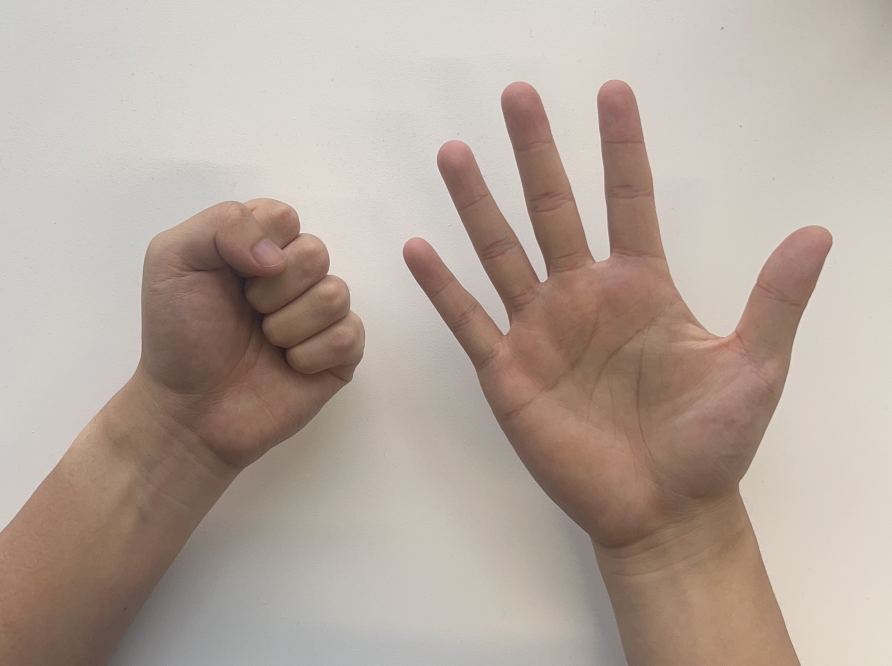
#> input picture data/rock_paper.png, 2675 x 1997 px (shown at 1/3 size)
$ python test_script_3.py
#> lines starting #> are read from the running program, lines starting #| are printed output that depends on the picture; after the words box and inside, x2 and y2 are one past the last pixel; in counts of white or black regions, pixels touching at a corner belong together
### pipeline.py
"""
pipeline.py — 传统 CV 猜拳识别核心流水线（Step 0 脚手架）

只用 OpenCV + NumPy。禁止任何机器学习 / 预训练模型 / cv2.convexityDefects。
本文件目前只有常量区 + 8 个空函数骨架，尚未实现任何算法逻辑。

Pipeline order:
    skin_mask -> split_hands -> palm_center -> crop_forearm
    -> count_fingers -> classify -> judge -> draw
"""

import cv2
import numpy as np


# =============================================================================
# CONSTANTS — 所有可调参数集中在这里（占位值，后续各阶段再调）
# All tunable parameters live here. Change values ONLY in this block.
# =============================================================================

# --- Skin segmentation (YCrCb thresholding) -------------------------------
# Lower / upper bounds for the Cr and Cb channels used to threshold skin.
# (Y luma is left wide open; skin clusters tightly in Cr/Cb regardless of
# brightness.) TUNE PER REAL CAPTURE: a window too wide leaks background,
# too narrow drops parts of the hand.
# NOTE: tightened from the textbook 133-173 / 77-127 box after testing on
# data/paper.png, whose warm cream wall sits near skin in chroma (wall Cr~135
# Cb~116, palm Cr~153 Cb~111). Skin here reads as HIGHER Cr + LOWER Cb than
# the wall, so we raise CR_MIN and lower CB_MAX to reject it. On a background
# that clear
# ly differs from skin, these can be loosened back toward defaults.
CR_MIN = 138      # lower bound of Cr channel (raise -> stricter/redder)
CR_MAX = 173          # upper bound of Cr channel (lower -> stricter)
CB_MIN = 77      # lower bound of Cb channel (raise -> stricter)
CB_MAX = 130          # upper bound of Cb channel (lower -> stricter/less blue)

# --- Morphology (clean up the raw skin mask) ------------------------------
# Close = fill small holes inside the hand; Open = remove small speckle noise.
# Bigger kernel = stronger effect (fills/removes larger regions) but blurs
# the silhouette; too big can merge fingers or eat thin finger tips.
MORPH_CLOSE_KSIZE = 45   # kernel size for morphological closing (odd number)
# NOTE: raised from 7 to close a shadow hole in the fist's palm (~7500px,
# CR_MIN=138 pushes that dark crease just below the skin threshold). Swept
# 15/21/31/41/45/51/75/99 on data/rock_paper.png: the hole only fully closes
# (0px left) at ksize>=45. Checked the paper hand's 4 inter-finger valleys at
# every step -- none merge even at 99 (areas shrink ~5-15% at the edges, but
# stay separate), so 45 is safe headroom, not a knife's-edge value.
MORPH_OPEN_KSIZE = 5    # kernel size for morphological opening (odd number)

# --- Hand region area filter (in pixels) ----------------------------------
# split_hands() keeps only connected components whose pixel area is in
# [HAND_AREA_MIN, HAND_AREA_MAX]; smaller = noise, larger = background bleed.
# TUNE PER REAL CAPTURE -- these are ABSOLUTE pixel counts, so they scale with
# resolution. Values below are sized for the high-res debug photos in data/
# (~2.5-2.9 M px total, where one hand is ~0.6-1.0 M px). A 640x480 webcam
# frame is ~10x smaller, so lower BOTH by roughly that factor for live use.
HAND_AREA_MIN = 50000     # ignore blobs smaller than this (noise / desk strips)
HAND_AREA_MAX = 1300000   # ignore blobs larger than this (background bleed)

# --- Palm center search band (fist-vs-forearm fix) ------------------------
# palm_center() picks the deepest interior point via distance transform. For an
# OPEN hand the palm is the widest interior region, so the transform peaks there.
# But a closed FIST is nearly as thick as the forearm below it, so the global
# maximum can slide DOWN onto the wrist and mislocate the palm (which then breaks
# crop_forearm). Fix with the frontal-hand assumption (fingers/fist UP, forearm
# DOWN): only search inside a horizontal band that starts at the hand's TOPMOST
# white pixel and runs down this many times the hand's bounding-box WIDTH.
# Because it scales with hand width, the band self-adjusts: an OPEN hand (spread
# fingers -> wider bbox) gets a deeper band to reach its lower palm, a FIST
# (narrow bbox) gets a shallow band that stops before the forearm widens.
# 0.7 is a fairly tight window on the test images: RAISE it and a fist's center
# can drop onto the wrist; LOWER it and an open hand's center rides up toward the
# finger bases. Retune if hands sit very differently in the frame.
TOP_SEARCH_SCALE = 0.78

# Palm center = the CENTROID of the deepest region (every in-band pixel whose
# distance transform is >= this fraction of the in-band maximum), NOT the single
# brightest pixel. Averaging the high-value plateau makes the center robust to a
# sharp secondary distance-transform spike at a finger base, which otherwise
# yanks the argmax onto a knuckle (the scissors mis-localization). Lower = wider
# plateau (steadier but can drift toward a neighbouring blob); higher = tighter
# (closer to the raw argmax).
CENTROID_FRAC = 0.7

# --- Forearm cropping -----------------------------------------------------
# Frontal hand assumption: fingers point up, wrist/forearm points down. Any
# hand pixel more than this many palm-radii BELOW the palm center is treated
# as forearm and blacked out. Larger = keep more (safer for the palm heel),
# smaller = cut more aggressively (risk clipping the palm).
CUT_BELOW_SCALE = 1.2

# --- Finger counting: concentric ring sampling ----------------------------
# count_fingers() samples concentric rings at these multiples of the palm
# inscribed-circle radius. Each scale > 1.0 pushes the ring OUTWARD past the
# palm so it crosses the extended fingers. We sample SEVERAL rings and take the
# MODE of their per-ring finger counts, so a single badly-placed ring can't
# decide the result: too small (< ~1.2) and it still sits inside the palm;
# too big (> ~2.3) and it can shoot past short fingertips. Add/shift scales if
# fingers of very different lengths get missed.
RING_RADIUS_COEFFS = [1.7, 1.9, 2.1, 2.3, 2.5]

# Number of points sampled evenly around EACH ring (360 = one per ~1 degree).
# More points = finer angular resolution (less chance of skipping a thin finger
# or a narrow gap between fingers) but a little slower. The sampled 0/1 sequence
# is treated as CIRCULAR: index 359 wraps back to index 0.
RING_NUM_SAMPLES = 360

# Finger-width gate (in DEGREES of arc). Every extended finger crosses a ring as
# one contiguous skin arc, but so do non-fingers: sampling noise makes tiny
# arcs, and a closed FIST (or the palm heel) makes WIDE arcs because the ring
# runs along its rounded edge for a long angular span. A real finger is a thin
# protrusion, so its arc width is bounded. We therefore only count an arc as a
# finger when its angular width is within [MIN, MAX]. Measured on the test set:
# finger arcs span ~9-35 deg, fist/palm bulk ~43-82 deg, noise <7 deg -- so this
# band cleanly separates them. Because it is measured in DEGREES it is
# scale-invariant (works for big and small hands alike). RAISE MAX if long/thick
# fingers get dropped; LOWER it if a fist still leaks arcs; RAISE MIN to kill
# more speckle.
FINGER_ARC_MIN_DEG = 8
FINGER_ARC_MAX_DEG = 40

# --- Classification thresholds (finger count -> gesture) ------------------
# 0-1 -> Rock, 2-3 -> Scissors, >=4 -> Paper
ROCK_MAX_FINGERS = 1        # <= this many fingers => Rock
SCISSORS_MAX_FINGERS = 3    # <= this many fingers (and > ROCK_MAX) => Scissors
                            # anything greater => Paper

# --- Result overlay style (draw) ------------------------------------------
# Text size / stroke for the gesture+result label draw() writes near each palm.
# RESOLUTION-DEPENDENT (like the area filter): these are sized for the high-res
# data/ photos (~2500 px wide); for a ~640 px live webcam frame divide both by
# roughly 3-4. Result -> BGR color: Win green, Lose red, Draw/Pending gray.
DRAW_FONT_SCALE = 2.0
DRAW_THICKNESS = 4
RESULT_COLORS = {
    "Win":     (0, 255, 0),      # green
    "Lose":    (0, 0, 255),      # red
    "Draw":    (150, 150, 150),  # gray
    "Pending": (150, 150, 150),  # gray (single hand, no opponent yet)
}


# =============================================================================
# PIPELINE FUNCTIONS — 8 个阶段（当前仅骨架）
# =============================================================================

def skin_mask(frame, return_stages=False):
    """Stage 1 — Skin segmentation.

    Convert the BGR frame to a skin/non-skin binary mask using YCrCb
    thresholding, then clean it up with morphology.

    Args:
        frame: BGR image (H, W, 3) uint8.
        return_stages: debug flag. When True, also return the pre-cleanup
            mask so debug.py can compare raw vs. clean side by side. Normal
            callers (main.py) leave this False and get a single mask.

    Returns:
        mask: binary image (H, W) uint8, 255 = skin, 0 = background.
        If return_stages is True: (raw_mask, clean_mask) tuple instead.
    """
    # 1. BGR -> YCrCb. Skin tone forms a compact cluster in the Cr/Cb plane,
    #    which makes it far easier to threshold than in RGB/BGR.
    ycrcb = cv2.cvtColor(frame, cv2.COLOR_BGR2YCrCb)

    # 2. Threshold ONLY Cr and Cb. Y (luma/brightness) is left wide open
    #    (0..255) so lighting changes don't knock skin pixels out of range.
    #    cv2.inRange needs per-channel bounds; channel order here is Y,Cr,Cb.
    lower = np.array([0, CR_MIN, CB_MIN], dtype=np.uint8)
    upper = np.array([255, CR_MAX, CB_MAX], dtype=np.uint8)
    raw = cv2.inRange(ycrcb, lower, upper)   # 255 = skin, 0 = background

    # 3. Morphological cleanup with elliptical (rounded) kernels so we don't
    #    carve blocky corners into the hand silhouette.
    close_kernel = cv2.getStructuringElement(
        cv2.MORPH_ELLIPSE, (MORPH_CLOSE_KSIZE, MORPH_CLOSE_KSIZE))
    open_kernel = cv2.getStructuringElement(
        cv2.MORPH_ELLIPSE, (MORPH_OPEN_KSIZE, MORPH_OPEN_KSIZE))
    # Close first: dilate-then-erode fills small black holes inside the hand.
    clean = cv2.morphologyEx(raw, cv2.MORPH_CLOSE, close_kernel)
    # Then open: erode-then-dilate removes small white speckles in background.
    clean = cv2.morphologyEx(clean, cv2.MORPH_OPEN, open_kernel)

    if return_stages:
        return raw, clean
    return clean


def split_hands(mask):
    """Stage 2 — Split the mask into one sub-mask per hand.

    Find connected components in the skin mask and keep those whose area
    falls within [HAND_AREA_MIN, HAND_AREA_MAX]. Each kept component becomes
    its own isolated hand mask.

    Args:
        mask: binary skin mask (H, W) uint8 from skin_mask().

    Returns:
        list[hand_mask]: list of binary masks (H, W) uint8, one per hand
        (0, 1, or 2 entries in practice).
    """
    # 1. Label 8-connected blobs. connectedComponentsWithStats returns four
    #    things: the label count, the per-pixel label image, a per-label stats
    #    table (bbox + area), and per-label centroids. We only need the count,
    #    the label image, and the area column here.
    num_labels, labels, stats, _ = cv2.connectedComponentsWithStats(
        mask, connectivity=8)

    hands = []
    # 2. Label 0 is ALWAYS the background, so start from 1.
    for i in range(1, num_labels):
        area = stats[i, cv2.CC_STAT_AREA]
        # 3. Keep only blobs whose area looks like a hand; drop noise (too
        #    small) and background bleed (too large).
        if area < HAND_AREA_MIN or area > HAND_AREA_MAX:
            continue
        # 4. Build a fresh binary mask holding ONLY this component: pixels whose
        #    label == i become 255, everything else 0. No morphology here --
        #    cleanup already happened in skin_mask(); this stage only splits.
        hand_mask = np.uint8(labels == i) * 255
        hands.append(hand_mask)

    # 5. len(hands) is the number of hands found -- not assumed to be fixed.
    return hands


def palm_center(hand_mask):
    """Stage 3 — Locate the palm center and its inscribed-circle radius.

    Find the point deepest inside the hand blob (largest distance to the
    boundary). That point is the palm center; its distance to the boundary
    is the radius of the largest circle that fits inside the palm.

    The search is restricted to an upper band of the hand (see
    TOP_SEARCH_SCALE): a closed fist is nearly as thick as the forearm, so an
    unconstrained maximum can slide down onto the wrist. Frontal-hand
    assumption: fingers/fist point up, forearm points down.

    Args:
        hand_mask: binary mask (H, W) uint8 of a single hand.

    Returns:
        (center_xy, radius): center_xy is an (x, y) int tuple, radius is a
        float (pixels).
    """
    # 1. Distance transform: replace every foreground (hand) pixel with its
    #    distance to the NEAREST background pixel, i.e. to the hand's edge.
    #    DIST_L2 = true Euclidean distance; 5 = the distance-mask size.
    dist = cv2.distanceTransform(hand_mask, cv2.DIST_L2, 5)

    # 2. Constrain the palm search to the UPPER band of the hand. Find the
    #    topmost white pixel (smallest y) and the hand's bounding-box width;
    #    the band runs from top_y down TOP_SEARCH_SCALE * width. This keeps the
    #    center on the palm/fist instead of letting it slide onto the forearm
    #    (a fist is nearly as thick as the wrist, so the raw max can drop down).
    ys, xs = np.where(hand_mask > 0)
    top_y = int(ys.min())                     # highest white pixel (smallest y)
    hand_w = int(xs.max() - xs.min() + 1)     # hand bounding-box width (px)
    band_bottom = top_y + int(TOP_SEARCH_SCALE * hand_w)

    # 3. Blank out the distance transform BELOW the band so minMaxLoc can only
    #    pick a candidate inside [top_y, band_bottom). A band_bottom past the
    #    image edge just leaves the whole hand in play (empty slice, no-op).
    dist[band_bottom:, :] = 0

    # 4. Palm center = CENTROID of the deepest region, not the single argmax
    #    pixel. Take the in-band maximum distance, then average the (x, y) of
    #    every pixel whose distance is >= CENTROID_FRAC of it. That plateau is
    #    dominated by the broad palm blob, so a sharp secondary spike at a
    #    finger base can't hijack the center the way the raw argmax could.
    max_val = float(dist.max())
    ys_hi, xs_hi = np.where(dist >= CENTROID_FRAC * max_val)
    center_xy = (int(xs_hi.mean()), int(ys_hi.mean()))

    # 5. Radius = that in-band maximum distance = the palm's inscribed-circle
    #    radius (the biggest circle that fits inside the hand at the palm).
    radius = max_val
    return center_xy, radius


# [245 lines left out: functions crop_forearm, count_fingers, _count_fingers_rings, _count_ring_arcs, classify, judge and 1 more, not called in this run]

### test_script_3.py
"""
test_script_3.py — Stage 3 展示：掌心定位 (palm_center)

读取 data/rock_paper.png，依次跑 skin_mask -> split_hands -> palm_center。
窗口上方展示每只手的距离变换热力图（palm_center 正是在这张图上找最大值来
定位掌心的），下方展示在原图上画出的掌心圆心 + 内切圆。两张图都是这一步
才出现的新图，不重复用之前脚本的掩膜/分割图。按任意键关闭窗口。
"""

import cv2
import numpy as np

import pipeline


# Same source image as the earlier test scripts.
IMAGE_PATH = "data/rock_paper.png"

# Both panels are resized to this width before stacking.
DISPLAY_WIDTH = 800

LABEL_FONT = cv2.FONT_HERSHEY_SIMPLEX
LABEL_SCALE = 0.9
LABEL_COLOR = (0, 255, 0)   # BGR green
LABEL_THICK = 2

# Palm center / circle draw style (white, matching main.py's debug overlay
# convention for "the chosen palm center + inscribed circle").
PALM_COLOR = (255, 255, 255)
PALM_CIRCLE_THICK = 3
PALM_DOT_RADIUS = 8
RADIUS_TEXT_SCALE = 0.9
RADIUS_TEXT_THICK = 2


def _resize_to_width(img, width):
    """Resize an image to a fixed width, keeping its aspect ratio."""
    h, w = img.shape[:2]
    scale = width / float(w)
    return cv2.resize(img, (width, int(round(h * scale))))


def _distance_transform_heatmap(shape, hands):
    """Combine each hand's distance transform into one JET heatmap.

    This is the SAME cv2.distanceTransform() call palm_center() runs
    internally: brightest = deepest interior point = the palm-center
    candidate. Background (outside every hand) is forced to pure black
    instead of JET's dark blue, so the hand silhouettes stay readable.
    """
    combined = np.zeros(shape[:2], dtype=np.float32)
    any_hand = np.zeros(shape[:2], dtype=np.uint8)
    for hand_mask in hands:
        dist = cv2.distanceTransform(hand_mask, cv2.DIST_L2, 5)
        combined = np.maximum(combined, dist)
        any_hand |= hand_mask

    norm = cv2.normalize(combined, None, 0, 255, cv2.NORM_MINMAX).astype(np.uint8)
    heat = cv2.applyColorMap(norm, cv2.COLORMAP_JET)
    heat[any_hand == 0] = (0, 0, 0)
    return heat


def main():
    img = cv2.imread(IMAGE_PATH)
#> img is the input picture: shape (1997, 2675, 3); mean B, G, R 156.7, 166.8, 180.9
    if img is None:
        raise FileNotFoundError("could not read " + IMAGE_PATH)

    mask = pipeline.skin_mask(img)        # Stage 1
#> in skin_mask, `raw = cv2.inRange(ycrcb, lower, upper)`:
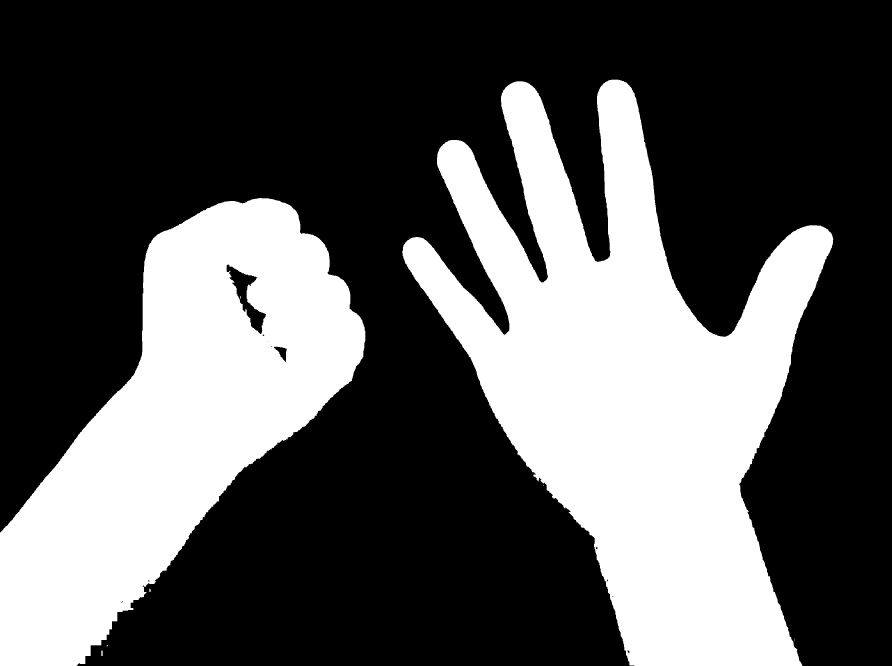
#> raw: shape (1997, 2675) (shown at 1/3 size); 33.6% white; 9 white regions (5 under 20 px), largest, box (x1, y1, x2, y2) and area: (1207, 239, 2500, 1997) 1059146, (0, 594, 1096, 1997) 735420, (304, 1952, 308, 1968) 64, (448, 1766, 452, 1776) 35
    hands = pipeline.split_hands(mask)    # Stage 2
#> in split_hands, `num_labels, labels, stats, _ = cv2.connectedComponentsWithStats( mask,..`:
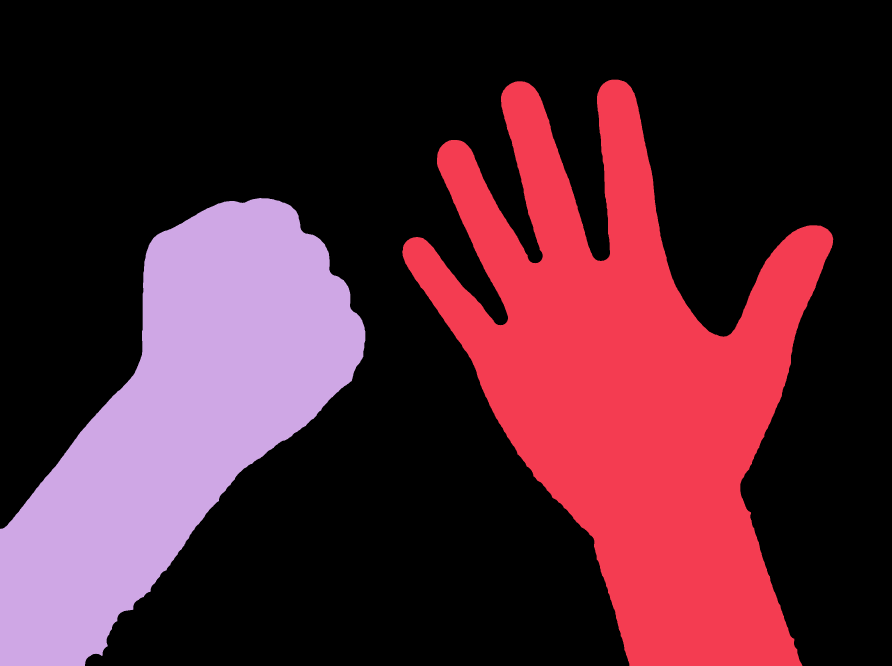
#> labels: shape (1997, 2675) int32 (shown at 1/3 size); 3 distinct labels, from 0 to 2; one colour per label, 0 black
#> in split_hands, `num_labels, labels, stats, _ = cv2.connectedComponentsWithStats( mask,..`: num_labels = 3; stats = [[0, 0, 2675, 1997, 3529626], [1207, 239, 1293, 1758, 1064484], [0, 594, 1096, 1403, 747865]]
#> the loop in split_hands, `for i in range(1, num_labels):` made 2 passes
#> area on passes 1 to 2: 1064484, 747865
#> after the loop in split_hands, `for i in range(1, num_labels):`: hands = 2 items
#> hands = 2 items

    heat = _distance_transform_heatmap(img.shape, hands)
#> the loop in _distance_transform_heatmap, `for hand_mask in hands:` made 2 passes
#> in _distance_transform_heatmap, `heat[any_hand == 0] = (0, 0, 0)`:
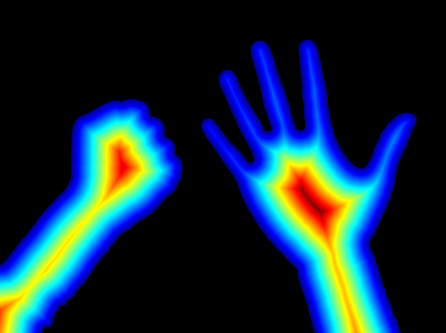
#> heat: shape (1997, 2675, 3) (shown at 1/6 size); mean B, G, R 59.1, 42.5, 21.7

    circles_vis = img.copy()
    for hand_mask in hands:
        center, radius = pipeline.palm_center(hand_mask)   # Stage 3
        cx, cy = center
        cv2.circle(circles_vis, (cx, cy), int(radius), PALM_COLOR,
                   PALM_CIRCLE_THICK)
        cv2.circle(circles_vis, (cx, cy), PALM_DOT_RADIUS, PALM_COLOR, -1)
        cv2.putText(circles_vis, "r=%.0f" % radius, (cx + 15, cy - 15),
                    LABEL_FONT, RADIUS_TEXT_SCALE, PALM_COLOR,
                    RADIUS_TEXT_THICK, cv2.LINE_AA)
#> this loop made 2 passes
#> (top_y in palm_center, hand_w in palm_center, band_bottom in palm_center, max_val in palm_center, radius, cx, cy) on passes 1 to 2: (239, 1293, 1247, 338.6, 338.6, 1843, 1151), (594, 1096, 1448, 313.4, 313.4, 717, 1011)

    top = _resize_to_width(heat, DISPLAY_WIDTH)
    bottom = _resize_to_width(circles_vis, DISPLAY_WIDTH)

    cv2.putText(top, "Stage 3: Distance Transform", (10, 35), LABEL_FONT,
                LABEL_SCALE, LABEL_COLOR, LABEL_THICK, cv2.LINE_AA)
    cv2.putText(bottom, "Stage 3: Palm Center + Inscribed Circle", (10, 35),
                LABEL_FONT, LABEL_SCALE, LABEL_COLOR, LABEL_THICK, cv2.LINE_AA)

    combined = cv2.vconcat([top, bottom])   # distance-transform heat on top, circles below
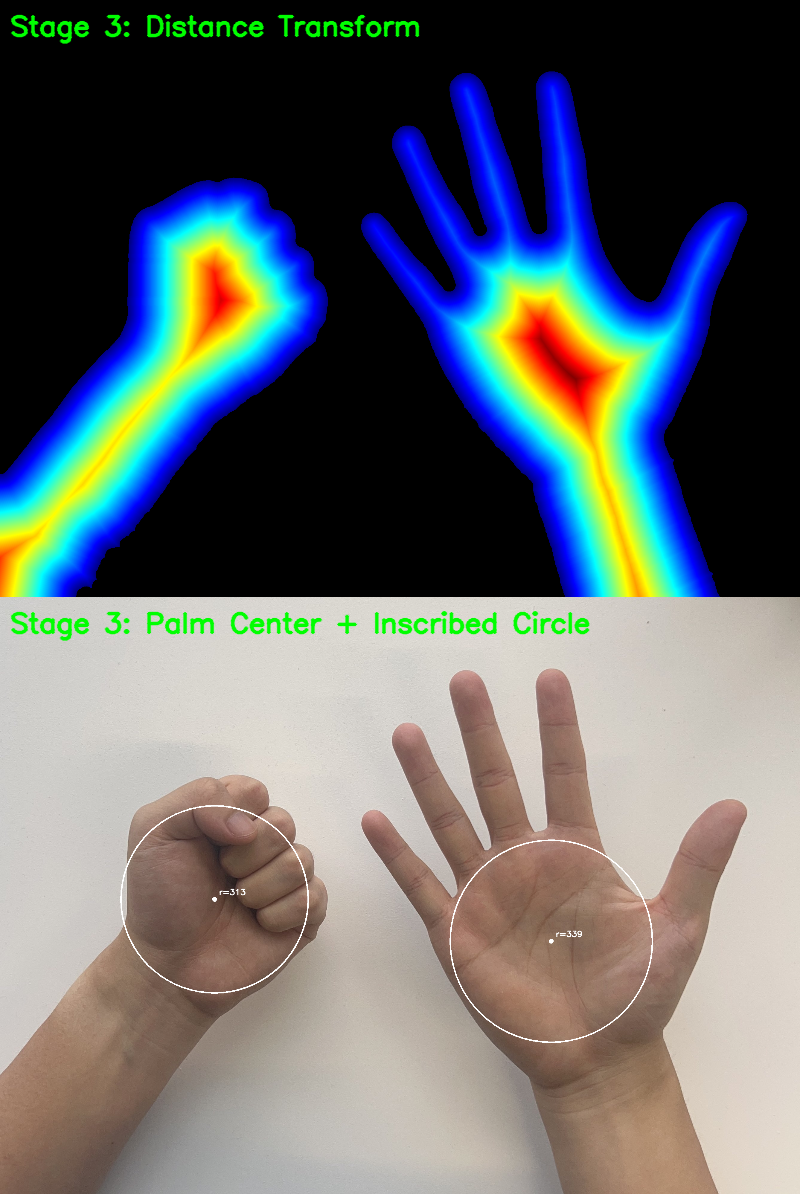
#> combined: shape (1194, 800, 3); mean B, G, R 107.2, 105.9, 100.5

    cv2.namedWindow("Stage 3: Palm Center", cv2.WINDOW_NORMAL)
    cv2.imshow("Stage 3: Palm Center", combined)
    cv2.waitKey(0)
    cv2.destroyAllWindows()


if __name__ == "__main__":
    main()
